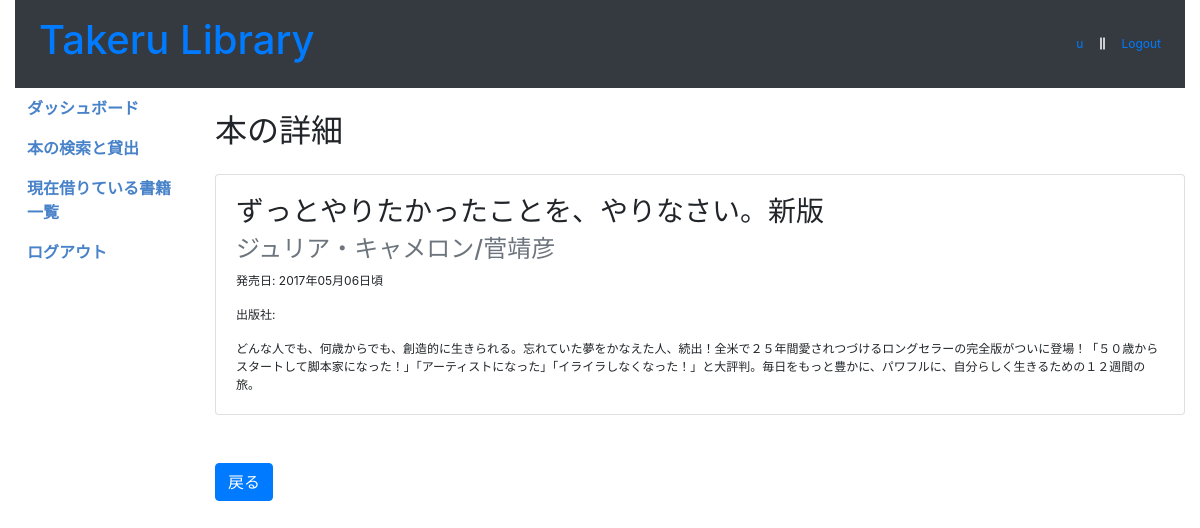
The page /user_book_detail/9 (signed in) on the database its author committed.
### models.py (models this page shows, shortened)
class User(UserMixin,db.Model):
    __tablename__ = 'user'
    id = Column(Integer, primary_key=True)
    name = Column(String, nullable=True)
    email = Column(String, nullable=True)
    password = Column(String, nullable=True)
    borrow_books = relationship("BorrowBook", back_populates="user", cascade="all, delete, delete-orphan")
    history_books = relationship('BorrowHistory',back_populates='user', cascade="all, delete, delete-orphan")
    failed_login_attempts = db.Column(db.Integer, default=0)
    locked_until = db.Column(db.DateTime)
    is_active = db.Column(db.Boolean, default=True)
    @property
    def is_authenticated(self):
        return True

class Book(db.Model):
    __tablename__ = 'book'
    bookid = Column(Integer, primary_key=True, autoincrement=True)
    picture = Column(String, nullable=True)
    name = Column(Text , nullable=True)
    detail = Column(Text, nullable=True)
    author = Column(Text)
    release_date = Column(Text)
    publisher = Column(Text)
    genre = Column(Text)
    status = Column(Text,nullable=True,default='lending')
    added_on = Column(DateTime, default=datetime.utcnow, nullable=True)
    updated_on = Column(DateTime, default=datetime.utcnow, nullable=True)
    borrow_books = relationship("BorrowBook", back_populates="book", cascade="all, delete, delete-orphan")
    history_books = relationship('BorrowHistory',back_populates='book', cascade="all, delete, delete-orphan")

### app.py (the view)
@app.route('/user_book_detail/<int:bookid>',methods=['GET','POST'])
@user_required
def user_book_detail(bookid):
    book = get_book_or_404(bookid)
    return render_template('user_book_detail.html', book=book)

### app.py (called while the page is built)
@login_manager.user_loader
def load_user(id):
    if 'user_type' in session:
        if session['user_type'] == 'admin':
            return Admin.query.get(int(id))
    return User.query.get(int(id))

def user_required(f):
    @wraps(f)
    @login_required
    def decorated_function(*args, **kwargs):
        if 'user_type' not in session or session['user_type'] != 'user':
            flash('このページは一般ユーザーのみアクセス可能です。', 'danger')
            return redirect(url_for('login'))
        return f(*args, **kwargs)
    return decorated_function

def get_book_or_404(bookid):
    book = Book.query.filter(Book.bookid == bookid).one_or_none()
    if not book:
        abort(404, "本が見つかりません")
    return book

### templates/user_book_detail.html
{% include 'header.html' %}
<body>
  <div class="container-fluid" id="main">
    {% include 'user_top_menus.html' %}
    <div class="row row-offcanvas row-offcanvas-left">
      {% include 'user_left_menus.html' %}
      <div class="col-md-9 col-lg-10 main">
        <h2 class="my-4">本の詳細</h2>
        <div class="card mb-5">
          <div class="card-body">
            <h3 class="card-title">{{ book.name }}</h3>
            <h4 class="card-subtitle mb-2 text-muted">{{ book.author }}</h4>
            <p class="card-text">発売日: {{ book.release_date }}</p>
            <p class="card-text">出版社: {{ publisher }}</p>
            <p class="card-text">{{ book.detail }}</p>
          </div>
        </div>
        <a href="#" class="btn btn-primary" onclick="history.back();return false;">戻る</a>
      </div>
    </div>
  </div>
</body>
</html>

### templates/user_top_menus.html
<nav class="navbar navbar-expand-sm bg-dark">
  <div class="navbar-collapse collapse" id="collapsingNavbar">
    <ul class="navbar-nav">
      <li class="nav-item active">
        <h1><a class="nav-link" href="#">Takeru Library<span class="sr-only">LMS</span></a></h1>
      </li>
    </ul>
<ul class="navbar-nav ml-auto">
  {% if current_user.is_authenticated %}
    <li class="nav-item">
      <a class="nav-link" href="#">{{ current_user.name }}</a>
    </li>
    <li class="nav-item">
      <span class="nav-link"><i class="fas fa-grip-lines-vertical" style="color: white;"></i></span>
    </li>
    <li class="nav-item">
      <a class="nav-link" href="{{ url_for('logout') }}">Logout</a>
    </li>
  {% else %}
    <li class="nav-item">
      <a class="nav-link" href="{{ url_for('login') }}">Login</a>
    </li>
  {% endif %}
</ul>
</nav>

### static/style/dashboard.css (style rules this page uses)
body { font-size:12px; }
.card { overflow: hidden; }

### templates/user_left_menus.html (style rules this page uses)
.nav-link { display:block; padding: 8px; }

### rows shown on the page
User: name "u"
Book: name "ずっとやりたかったことを、やりなさい。新版", author "ジュリア・キャメロン/菅靖彦", release_date "2017年05月06日頃", detail "どんな人でも、何歳からでも、創造的に生きられる。忘れていた夢をかなえた人、続出！全米で２５年間愛されつづけるロングセラーの完全版がついに登場！「５０歳からスタートして脚本家になった！」「アーティストになった」「イライラしなくなった！」と大評判。毎日をもっと豊かに、パワフルに、自分らしく生きるための１２週間の旅。"
